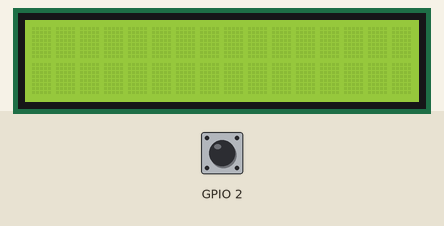
Simulated run of this program. Board: Raspberry Pi (BCM pin numbers). Shown: 16×2 character LCD. Inputs (shaded band) come from the test bench; at power-on: GPIO 2 HIGH.

Above: at 1.2 s.
1.3 s: GPIO 2 pulled LOW for 0.15 s
At 2.3 s:
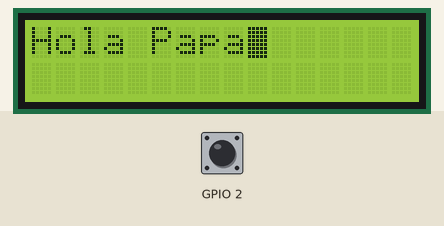
At 3.6 s:
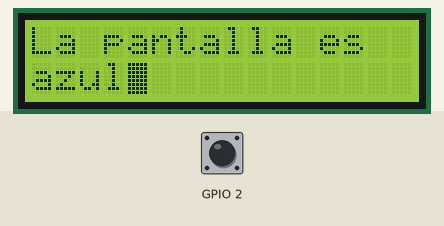
Timing chart, 0 to 5.1 s (numbered marks = the images above; inputs shaded):
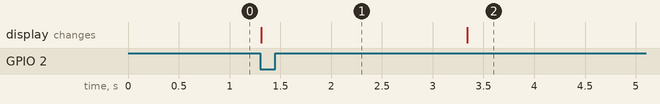

Measured:
- after the input at 1.3 s, the display: changes at once (image 1)

The program:

gracias.py
```python
#!/usr/bin/python
import time
import Adafruit_CharLCD as LCD
from gpiozero import Button

button = Button(2)

# LCD settings
lcd_rs        = 12
lcd_en        = 06
lcd_d4        = 20
lcd_d5        = 26
lcd_d6        = 16
lcd_d7        = 19
lcd_backlight = 4
lcd_columns   = 16
lcd_rows      = 2
lcd = LCD.Adafruit_CharLCD(lcd_rs, lcd_en, lcd_d4, lcd_d5, lcd_d6, lcd_d7, lcd_columns, lcd_rows, lcd_backlight)

def s(t=0.33):
    return time.sleep(t)

# Partes del mensaje
p1 = 'Hola Papa'
p2 = 'La pantalla es\nazul'
p3 = 'Y las letras son\nblancas'
p4 = 'Gracias por los\npines.'
gracias = [p1,p2,p3]

def main():
    def mensaje(m):
        lcd.clear()
        lcd.blink(True)
        lcd.message(m)
        s(2)
        lcd.blink(False)
    for parte in gracias:
        mensaje(parte)
    lcd.clear()
    lcd.blink(False)
    # lcd.show_cursor(True)
    mensaje(p4)
    s(2)
    # lcd.show_cursor(False)
    lcd.clear()
    message = '=D'
    lcd.message(message)
    s(2)
    for i in range(lcd_columns-len(message)):
        s(0.2)
        lcd.move_right()
    for i in range(lcd_columns-len(message)):
        s(0.2)
        lcd.move_left()
    lcd.clear()
    message = '\n=D'
    lcd.message(message)
    for i in range(lcd_columns-len(message)):
        s(0.2)
        lcd.move_right()
    for i in range(lcd_columns-len(message)):
        s(0.2)
        lcd.move_left()
    s(2)
    lcd.clear()
button.wait_for_press()
main()
```
